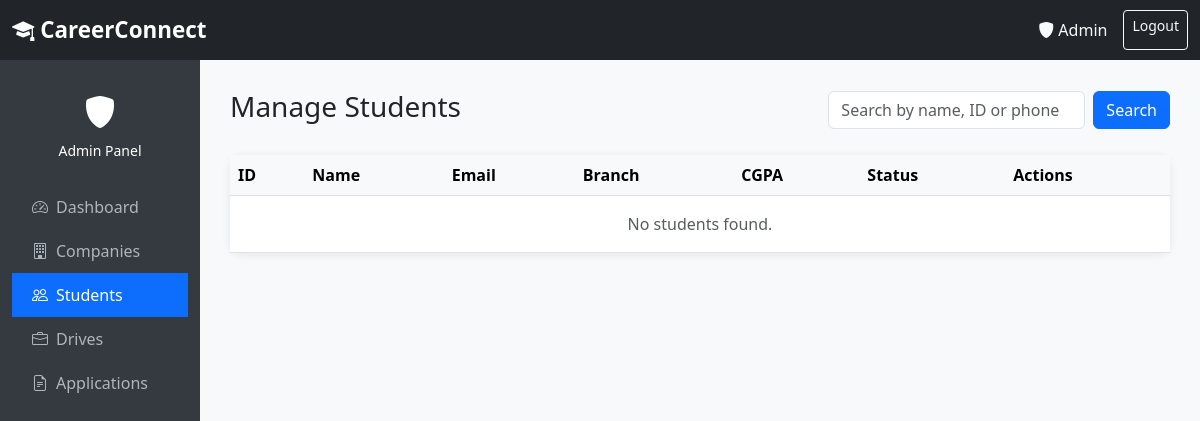
Before: /admin/students (signed in) with the older database file.
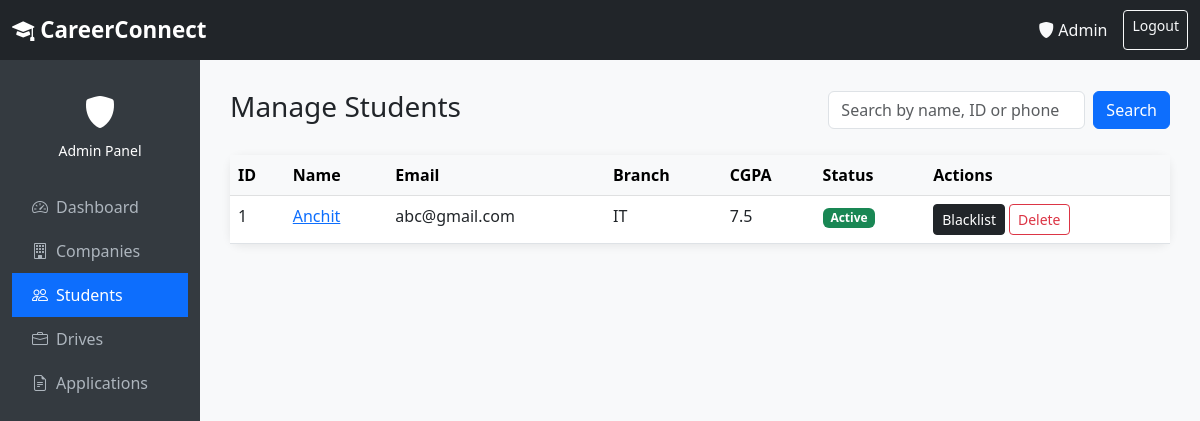
After: the same page with the newer database file.
### models.py (models this page shows, shortened)
class Student(UserMixin, db.Model):
    __tablename__ = 'student'
    id = db.Column(db.Integer, primary_key=True)
    name = db.Column(db.String(100), nullable=False)
    email = db.Column(db.String(100), unique=True, nullable=False)
    password_hash = db.Column(db.String(200), nullable=False)
    phone = db.Column(db.String(15))
    cgpa = db.Column(db.Float)
    branch = db.Column(db.String(50))
    graduation_year = db.Column(db.Integer)
    skills = db.Column(db.Text)
    resume_path = db.Column(db.String(300))
    status = db.Column(db.String(20), default='active')
    created_at = db.Column(db.DateTime, default=datetime.utcnow)
    applications = db.relationship('Application', backref='student', lazy=True)

### admin/routes.py (the view)
@admin_bp.route('/students')
@login_required
@admin_required
def students():
    search = request.args.get('search', '')
    if search:
        student_list = Student.query.filter(
            Student.name.ilike(f'%{search}%') |
            Student.email.ilike(f'%{search}%') |
            Student.phone.ilike(f'%{search}%') |
            Student.id.in_(
                [s.id for s in Student.query.all() if str(s.id) == search]
            )
        ).all()
    else:
        student_list = Student.query.order_by(Student.created_at.desc()).all()
    return render_template('admin/students.html', students=student_list, search=search)

### admin/routes.py (called while the page is built)
def admin_required(f):
    @wraps(f)
    def decorated_function(*args, **kwargs):
        if not current_user.is_authenticated or current_user.get_role() != 'admin':
            flash('Access denied. Admins only.', 'danger')
            return redirect(url_for('auth.login'))
        return f(*args, **kwargs)
    return decorated_function

### models.py (called while the page is built)
    def get_role(self):
        return 'admin'

### templates/admin/students.html (shortened to what the changed rows need)
{% extends 'base.html' %}
{% block content %}
<div class="container-fluid">
    <div class="row">
        <div class="col-md-10 main-content">
            <div class="card">
                <div class="card-body p-0">
                    <div class="table-responsive">
                        <table class="table table-hover mb-0">
                            <thead class="table-light">
                                <tr>
                                    <th>ID</th>
                                    <th>Name</th>
                                    <th>Email</th>
                                    <th>Branch</th>
                                    <th>CGPA</th>
                                    <th>Status</th>
                                    <th>Actions</th>
                                </tr>
                            </thead>
                            <tbody>
                                {% for student in students %}
                                <tr>
                                    <td>{{ student.id }}</td>
                                    <td>
                                        <a href="{{ url_for('admin.view_student', student_id=student.id) }}">
                                            {{ student.name }}
                                        </a>
                                    </td>
                                    <td>{{ student.email }}</td>
                                    <td>{{ student.branch or '—' }}</td>
                                    <td>{{ student.cgpa or '—' }}</td>
                                    <td>
                                        {% if student.status == 'blacklisted' %}
                                            <span class="badge bg-dark">Blacklisted</span>
                                        {% else %}
                                            <span class="badge bg-success">Active</span>
                                        {% endif %}
                                    </td>
                                    <td>
                                        <div class="d-flex gap-1">
                                            {% if student.status == 'active' %}
                                            <form method="POST" action="{{ url_for('admin.student_action', student_id=student.id) }}">
                                                <button class="btn btn-dark btn-sm">Blacklist</button>
                                            </form>
                                            {% else %}
                                            <form method="POST" action="{{ url_for('admin.student_action', student_id=student.id) }}">
                                                <input type="hidden" name="action" value="activate">
                                                <button class="btn btn-secondary btn-sm">Activate</button>
                                            </form>
                                            {% endif %}
                                            <form method="POST" action="{{ url_for('admin.delete_student', student_id=student.id) }}" onsubmit="return confirm('Delete this student?')">
                                                <button class="btn btn-outline-danger btn-sm">Delete</button>
                                            </form>
                                        </div>
                                    </td>
                                </tr>
                                {% else %}
                                <tr>
                                    <td colspan="7" class="text-center text-muted py-3">No students found.</td>
                                </tr>
                                {% endfor %}
                            </tbody>
                        </table>
                    </div>
                </div>
            </div>
        </div>
    </div>
</div>
{% endblock %}

Changed rows visible on the page:
added Student: id "1", name "Anchit", email "abc@gmail.com", branch "IT", cgpa "7.5", status "Active"
Other visible differences:
text no longer shown: "No students found."
